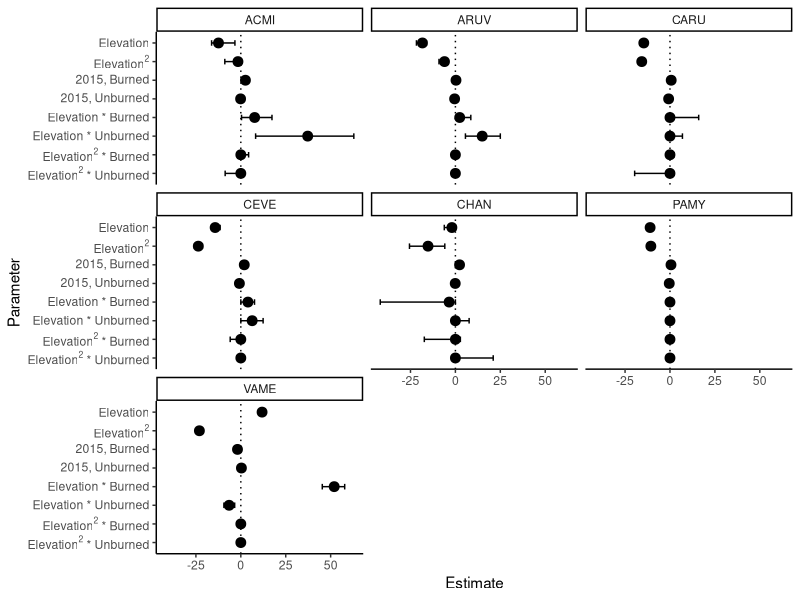
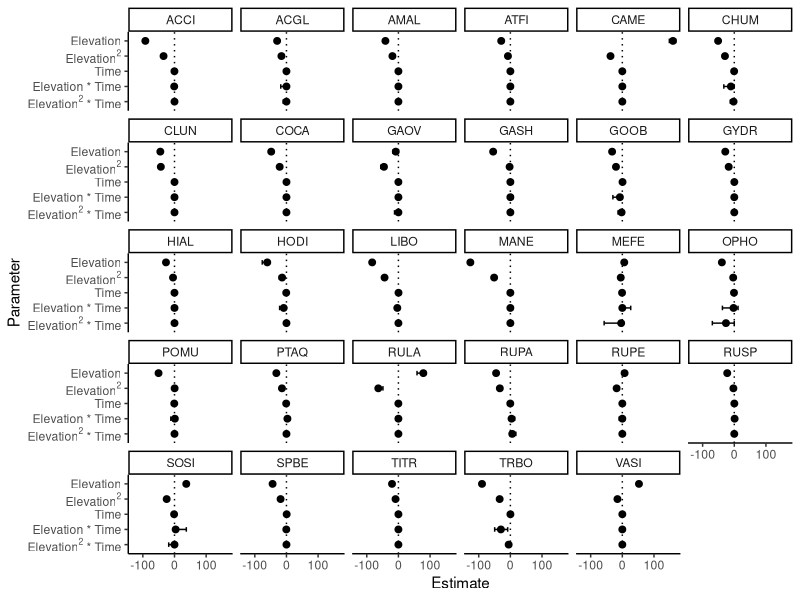

Recreate these plots in R, in order.

# Created: Dec. 15, 2021 from script 8
# Updated: Feb. 10, 2022

# IMPORTANT NOTE: unless otherwise indicated, always use Understory_All.csv for these analyses as it is the ONLY file with up-to-date corrections.

# Packages needed:
library(tidyverse)

## Step 1: Load coefficient data

coeff.ALLDAT <- read.csv("data/3b_new_coefficients.csv", header = TRUE) %>% 
  select(-Dataset, -L.Occ, -R.Occ, -deltaAIC, -Weight, -Rsquared)
coeff.ALLDAT[coeff.ALLDAT$Species == "EPAN", 1] <- paste("CHAN") # Correcting taxonomy issue
coeff.ALLDAT[is.na(coeff.ALLDAT)] <- 0 # Hard code absent coeffs as 0 before averaging

coeff.fire <- #split by fire vs no-fire
  coeff.ALLDAT[coeff.ALLDAT$Fire.Included == "Yes" & coeff.ALLDAT$Type == "Avg", c(1, 5:6, 10:15)] 

coeff.nofire <- coeff.ALLDAT[coeff.ALLDAT$Fire.Included == "No" & coeff.ALLDAT$Type == "Avg", c(1, 5:9)] 

## Step 2: Summarize mean, lower and upper CI of each coefficient across the rarefactions (FIRE SPECIES)
means.fire <- coeff.fire %>% 
  group_by(Species) %>% 
  summarise(across(.cols = Elevation.m:Elevation.m2.Res.Unburn.fi, ~ unname(quantile(.x, 0.5)))) %>% #, .names = "mean_{.col}" 
  mutate(param="mean")
lowers.fire <- coeff.fire %>% 
  group_by(Species) %>% 
  summarise(across(.cols = Elevation.m:Elevation.m2.Res.Unburn.fi, ~ unname(quantile(.x, 0.025)))) %>% #, .names="lower_{.col}" 
  mutate(param="lower")
uppers.fire <- coeff.fire %>% 
  group_by(Species) %>% 
  summarise(across(.cols = Elevation.m:Elevation.m2.Res.Unburn.fi, ~ unname(quantile(.x, 0.975)))) %>% #, .names="upper_{.col}" 
  mutate(param="upper")

## Step 3: reshape for graphing
all.fire <- rbind(means.fire, lowers.fire, uppers.fire) %>% 
  pivot_longer(!c(Species, param), names_to="Parameter", values_to="Estimate") %>% 
  pivot_wider(names_from=param, values_from="Estimate")

## Step 4: Classic forest plots for fire species

# order of parameters along y axis
order.list.fire <- c("Elevation.m", 
           "Elevation.m2", 
           "Resurvey.Burned.fi", 
           "Resurvey.Unburned.fi",
           "Elevation.m.Res.Burn.fi", 
           "Elevation.m.Res.Unburn.fi", 
           "Elevation.m2.Res.Burn.fi", 
           "Elevation.m2.Res.Unburn.fi")

all.fire$Parameter <- factor(all.fire$Parameter, levels = rev(order.list.fire))

# tick labels for y axis
vars.fire <- c("Elevation", 
          expression("Elevation" ^ 2), 
          "2015, Burned",
          "2015, Unburned",
          "Elevation * Burned",
          "Elevation * Unburned",
          expression("Elevation" ^ 2 * " * Burned"), 
          expression("Elevation" ^ 2 * " * Unburned"))

# faceted plot
forestplot.fire <- ggplot(dat=all.fire, aes(y=Parameter, x=mean, xmin=lower, xmax=upper)) +
  facet_wrap(~Species) +
  geom_point(cex=3) + 
  geom_errorbarh(height=0.3) + 
  geom_vline(xintercept=0, linetype="dotted") +
  scale_y_discrete(labels=rev(vars.fire)) +
  xlab("Estimate") +
  theme_classic() 

ggsave("figures/forestplot_coeffs_fire.pdf", forestplot.fire, width=12, height=8)


## Step 5: Repeat steps 2-4 for no-fire species

means.nofire <- coeff.nofire %>% 
  group_by(Species) %>% 
  summarise(across(.cols = Elevation.m:Data.Type.Elevation.m2.nofi, ~ unname(quantile(.x, 0.5)))) %>%  
  mutate(param="mean")
lowers.nofire <- coeff.nofire %>% 
  group_by(Species) %>% 
  summarise(across(.cols = Elevation.m:Data.Type.Elevation.m2.nofi, ~ unname(quantile(.x, 0.025)))) %>%  
  mutate(param="lower")
uppers.nofire <- coeff.nofire %>% 
  group_by(Species) %>% 
  summarise(across(.cols = Elevation.m:Data.Type.Elevation.m2.nofi, ~ unname(quantile(.x, 0.975)))) %>%  
  mutate(param="upper")

all.nofire <- rbind(means.nofire, lowers.nofire, uppers.nofire) %>% 
  pivot_longer(!c(Species, param), names_to="Parameter", values_to="Estimate") %>% 
  pivot_wider(names_from=param, values_from="Estimate")

order.list.nofire <- c("Elevation.m", 
                "Elevation.m2", 
                "Data.Type.nofi",
                "Data.Type.Elevation.m.nofi", 
                "Data.Type.Elevation.m2.nofi")

all.nofire$Parameter <- factor(all.nofire$Parameter, levels = rev(order.list.nofire))

# tick labels for y axis
vars.nofire <- c("Elevation", 
          expression("Elevation" ^ 2), 
          "Time",
          "Elevation * Time",
          expression("Elevation" ^ 2 * " * Time"))

# faceted plot
forestplot.nofire <- ggplot(dat=all.nofire, aes(y=Parameter, x=mean, xmin=lower, xmax=upper)) +
  facet_wrap(~Species) +
  geom_point(cex=2) + 
  geom_errorbarh(height=0.3) + 
  geom_vline(xintercept=0, linetype="dotted") +
  scale_y_discrete(labels=rev(vars.nofire)) +
  xlab("Estimate") +
  theme_classic() 

ggsave("figures/forestplot_coeffs_nofire.pdf", forestplot.nofire, width=12, height=8)


### ALTERNATIVE: Try horizontal violin plots

# Gather coefficients into long format
coeff.fire2 <- coeff.fire %>% 
  pivot_longer(!c(Species))

order.list.fire <- c("Elevation.m", 
                     "Elevation.m2", 
                     "Resurvey.Burned.fi", 
                     "Resurvey.Unburned.fi",
                     "Elevation.m.Res.Burn.fi", 
                     "Elevation.m.Res.Unburn.fi", 
                     "Elevation.m2.Res.Burn.fi", 
                     "Elevation.m2.Res.Unburn.fi")

coeff.fire2$name <- factor(coeff.fire2$name, levels = rev(order.list.fire))

# tick labels for y axis
vars.fire <- c("Elevation", 
               expression("Elevation" ^ 2), 
               "2015, Burned",
               "2015, Unburned",
               "Elevation * Burned",
               "Elevation * Unburned",
               expression("Elevation" ^ 2 * " * Burned"), 
               expression("Elevation" ^ 2 * " * Unburned"))

# this is too scrunched - if violins are tall enough to show their shapes, then they are too tall to fit in their alloted vertical band
temp.violin <- ggplot(data=coeff.fire2, aes(x=name, y=value)) +
  facet_wrap(~Species) +
  geom_violin(width=1.5) +
  geom_hline(yintercept=0, linetype="dotted") +
  xlab("") +
  ylab("Predictor") +
  scale_y_discrete(labels=rev(vars.fire)) +
  coord_flip() + # switch X and Y axis to get the horizontal version 
  theme_classic()

temp.hist <- ggplot(data=coeff.fire2, aes(x=value)) +
  facet_grid(name~Species, labeller=labeller(name=vars.fire)) +
  geom_histogram(alpha=0.5) +
  geom_vline(xintercept=0, linetype="dotted") +
  #xlab("") +
  #ylab("Predictor") +
  #scale_y_discrete(labels=rev(vars.fire)) +
  theme_classic()
  